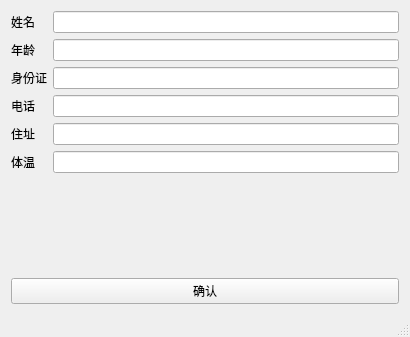
<?xml version="1.0" encoding="UTF-8"?>
<ui version="4.0">
 <class>MainWindow</class>
 <widget class="QMainWindow" name="MainWindow">
  <property name="geometry">
   <rect>
    <x>0</x>
    <y>0</y>
    <width>410</width>
    <height>337</height>
   </rect>
  </property>
  <property name="windowTitle">
   <string> 防疫信息录入系统</string>
  </property>
  <widget class="QWidget" name="centralWidget">
   <layout class="QVBoxLayout" name="verticalLayout">
    <item>
     <layout class="QFormLayout" name="formLayout">
      <item row="0" column="0">
       <widget class="QLabel" name="label_name">
        <property name="layoutDirection">
         <enum>Qt::LeftToRight</enum>
        </property>
        <property name="text">
         <string>姓名</string>
        </property>
       </widget>
      </item>
      <item row="0" column="1">
       <widget class="QLineEdit" name="lineEdit_name"/>
      </item>
      <item row="1" column="1">
       <widget class="QLineEdit" name="lineEdit_age"/>
      </item>
      <item row="2" column="0">
       <widget class="QLabel" name="label_id">
        <property name="layoutDirection">
         <enum>Qt::LeftToRight</enum>
        </property>
        <property name="text">
         <string>身份证</string>
        </property>
       </widget>
      </item>
      <item row="2" column="1">
       <widget class="QLineEdit" name="lineEdit_id"/>
      </item>
      <item row="3" column="0">
       <widget class="QLabel" name="label_tel">
        <property name="layoutDirection">
         <enum>Qt::LeftToRight</enum>
        </property>
        <property name="text">
         <string>电话</string>
        </property>
       </widget>
      </item>
      <item row="3" column="1">
       <widget class="QLineEdit" name="lineEdit_tel"/>
      </item>
      <item row="4" column="0">
       <widget class="QLabel" name="label_adress">
        <property name="layoutDirection">
         <enum>Qt::LeftToRight</enum>
        </property>
        <property name="text">
         <string>住址</string>
        </property>
       </widget>
      </item>
      <item row="4" column="1">
       <widget class="QLineEdit" name="lineEdit_adress"/>
      </item>
      <item row="5" column="0">
       <widget class="QLabel" name="label_temperature">
        <property name="layoutDirection">
         <enum>Qt::LeftToRight</enum>
        </property>
        <property name="text">
         <string>体温</string>
        </property>
       </widget>
      </item>
      <item row="5" column="1">
       <widget class="QLineEdit" name="lineEdit_temperature"/>
      </item>
      <item row="1" column="0">
       <widget class="QLabel" name="label_age">
        <property name="layoutDirection">
         <enum>Qt::LeftToRight</enum>
        </property>
        <property name="text">
         <string>年龄</string>
        </property>
       </widget>
      </item>
     </layout>
    </item>
    <item>
     <widget class="QPushButton" name="pushButton">
      <property name="text">
       <string>确认</string>
      </property>
     </widget>
    </item>
   </layout>
  </widget>
  <widget class="QStatusBar" name="statusBar"/>
 </widget>
 <layoutdefault spacing="6" margin="11"/>
 <resources/>
 <connections/>
</ui>
